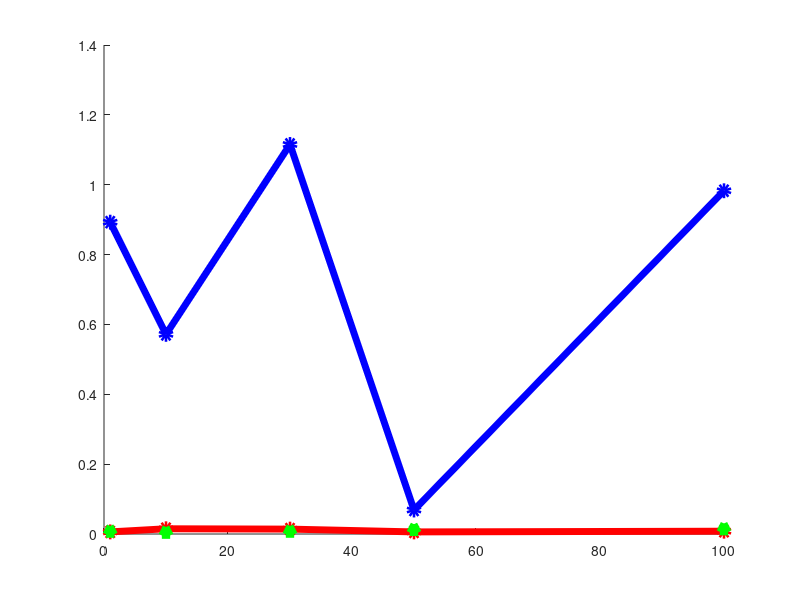

The MATLAB script that drew this image: (Note: this script raises an error after producing the figure.)
name = 'fig1_kl'
xs=[1,10,30,50,100];
y=cell(1,2);
y{1}=[0.006, 0.015,0.014,0.006,0.008];
y{2}=[0.011, 0.008,0.011,0.016,0.018];
y{3}=[0.8928    0.5716  1.1152 0.0687  0.9827];

h=figure;
hold on;
plot(xs,y{1},'r-o','LineWidth',5)
plot(xs,y{2},'g^','LineWidth',5)
plot(xs,y{3},'b-o','LineWidth',5)


xn='K_0';
yn='Mean D_{KL}';
l={'ME-n','ME-z','GS'};
plot_pdf(h,name,xs,xn,yn,l);

